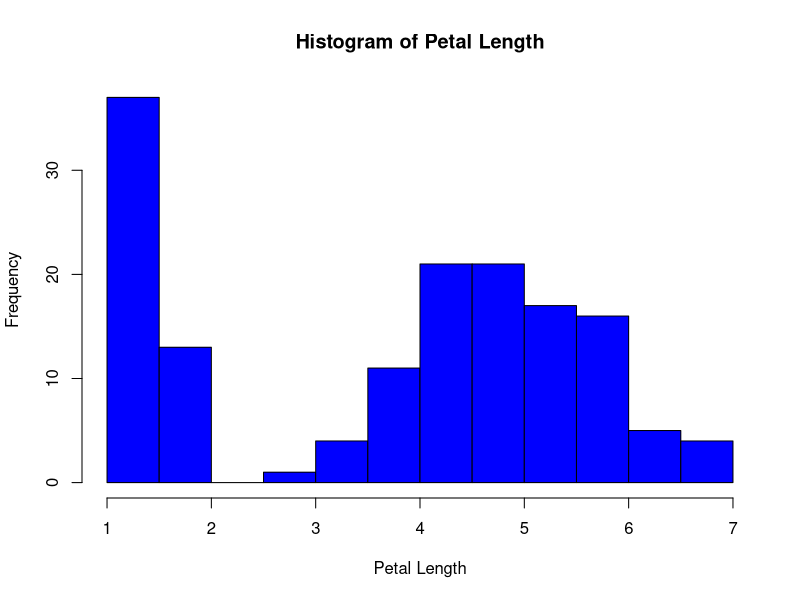
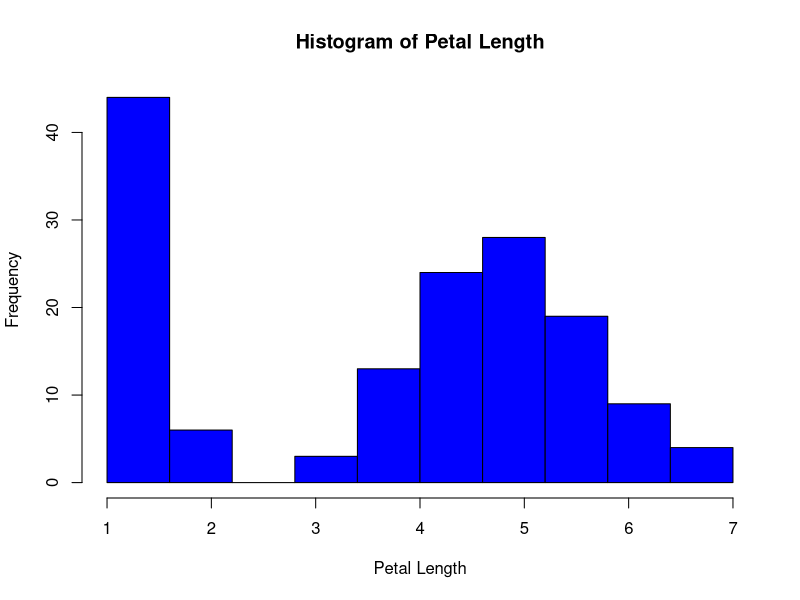
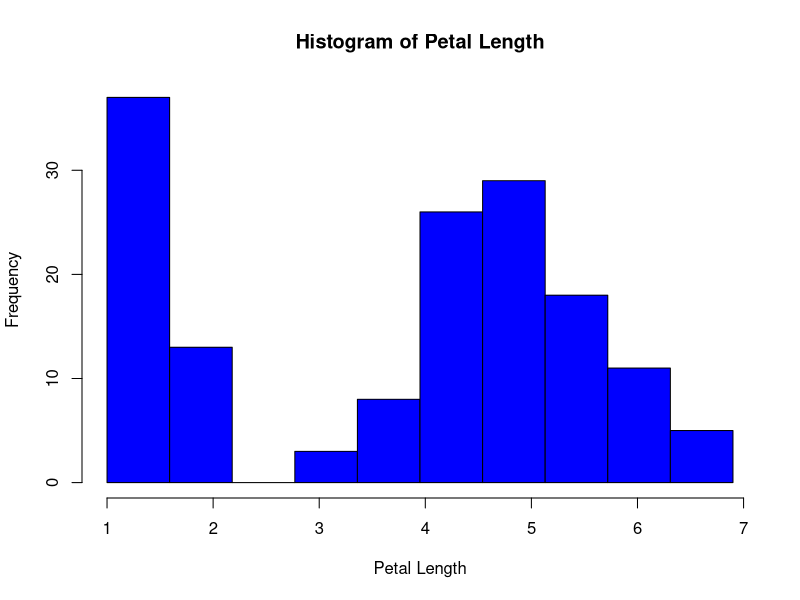
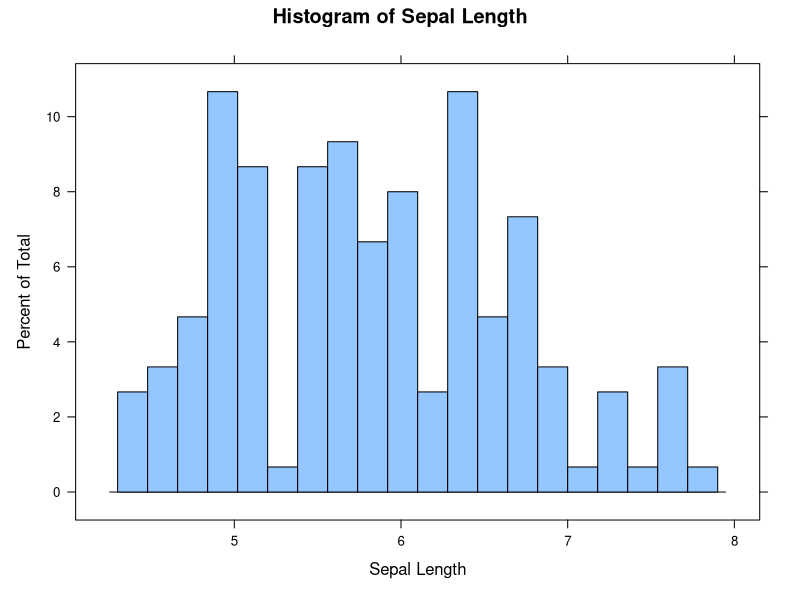
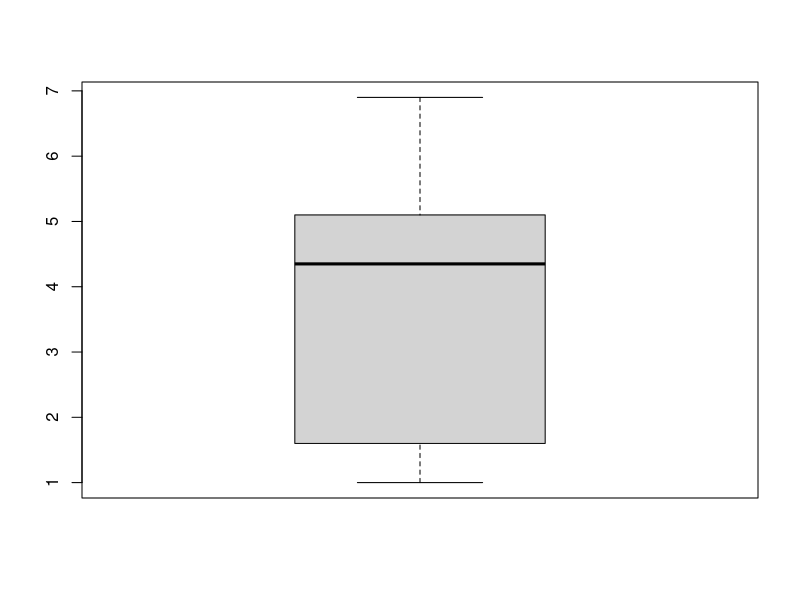
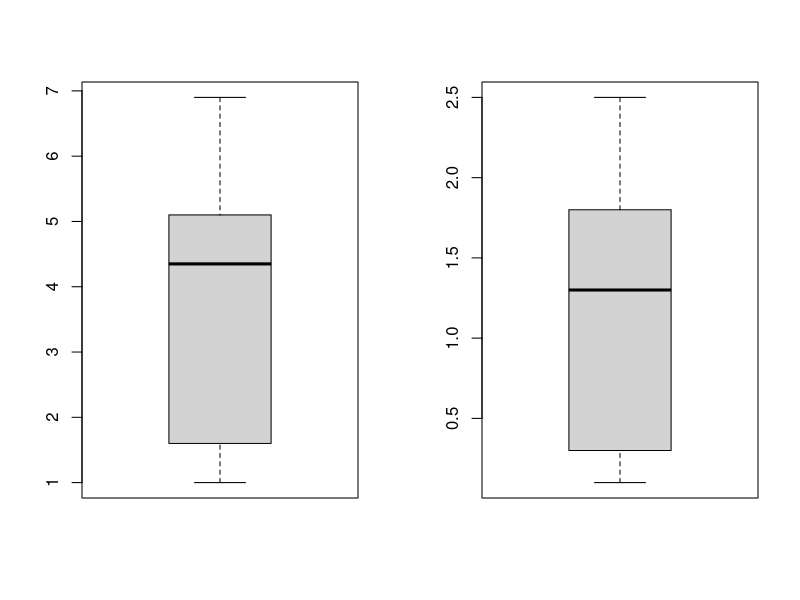
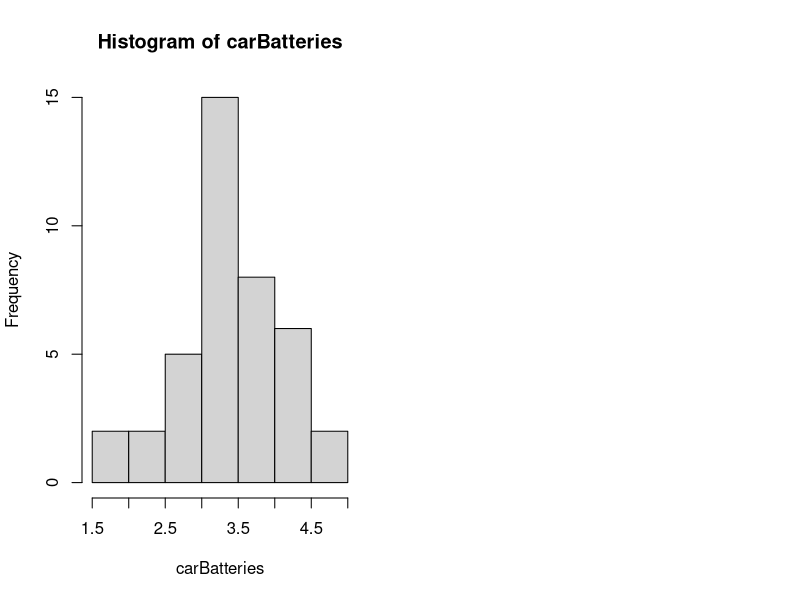
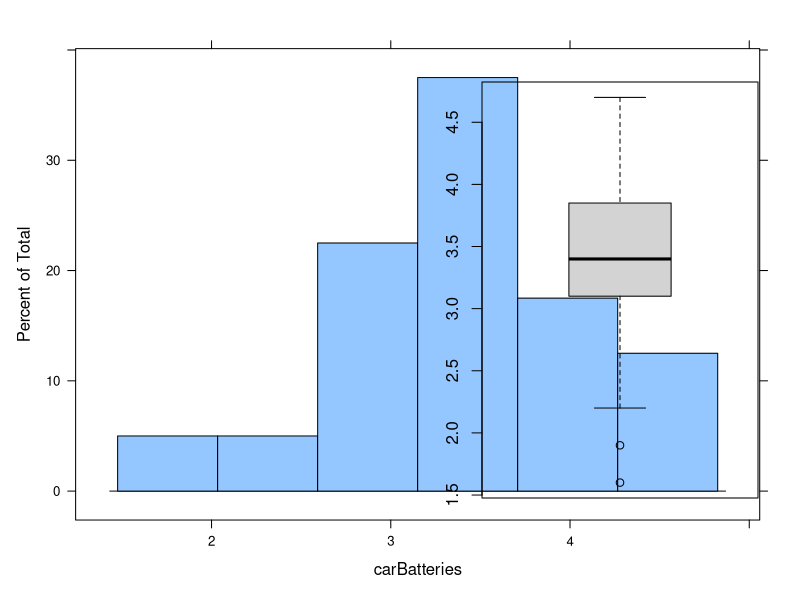

The R source for these figures, in order:
## ---- chunk 1
knitr::opts_chunk$set(echo = TRUE)
## ---- chunk 2
library(lattice)
## ---- chunk 3
var(iris$Sepal.Length)
## ---- chunk 4
hist(iris$Petal.Length,col = "blue", main = "Histogram of Petal Length",xlab="Petal Length")
hist(iris$Petal.Length, breaks = seq(1,7,l=11),col = "blue", main = "Histogram of Petal Length",xlab="Petal Length")
start = min(iris$Petal.Length)
end = max(iris$Petal.Length)
hist(iris$Petal.Length, breaks = seq(start,end,l=11),col = "blue", main = "Histogram of Petal Length",xlab="Petal Length")
## ---- chunk 5
histogram(iris$Sepal.Length,
          breaks = seq(min(iris$Sepal.Length),max(iris$Sepal.Length),l=21),
          main="Histogram of Sepal Length",
          xlab="Sepal Length")
## ---- chunk 6
boxplot(iris$Petal.Length)
## ---- chunk 7
par(mfrow = c(1, 2))
boxplot(iris$Petal.Length)
boxplot(iris$Petal.Width)
## ---- chunk 8
carBatteries<-c(
  2.2,4.1,3.5, 4.5, 3.2, 3.7, 3.0, 2.6, 3.4, 1.6, 3.1, 3.3, 3.8, 3.1, 4.7, 3.7, 2.5, 
  4.3, 3.4, 3.6, 2.9, 3.3, 3.9, 3.1, 3.3, 3.1, 3.7, 4.4, 3.2, 4.1, 1.9, 3.4, 4.7, 
  3.8, 3.2, 2.6, 3.9, 3.0, 4.2, 3.5
)
## ---- chunk 9
mean(carBatteries)
var(carBatteries)
sd(carBatteries)
## ---- chunk 10
mean(carBatteries>3)
var(carBatteries>3)
sd(carBatteries>3)
## ---- chunk 11
hist(carBatteries)
histogram(carBatteries)
## ---- chunk 12
boxplot(carBatteries)
